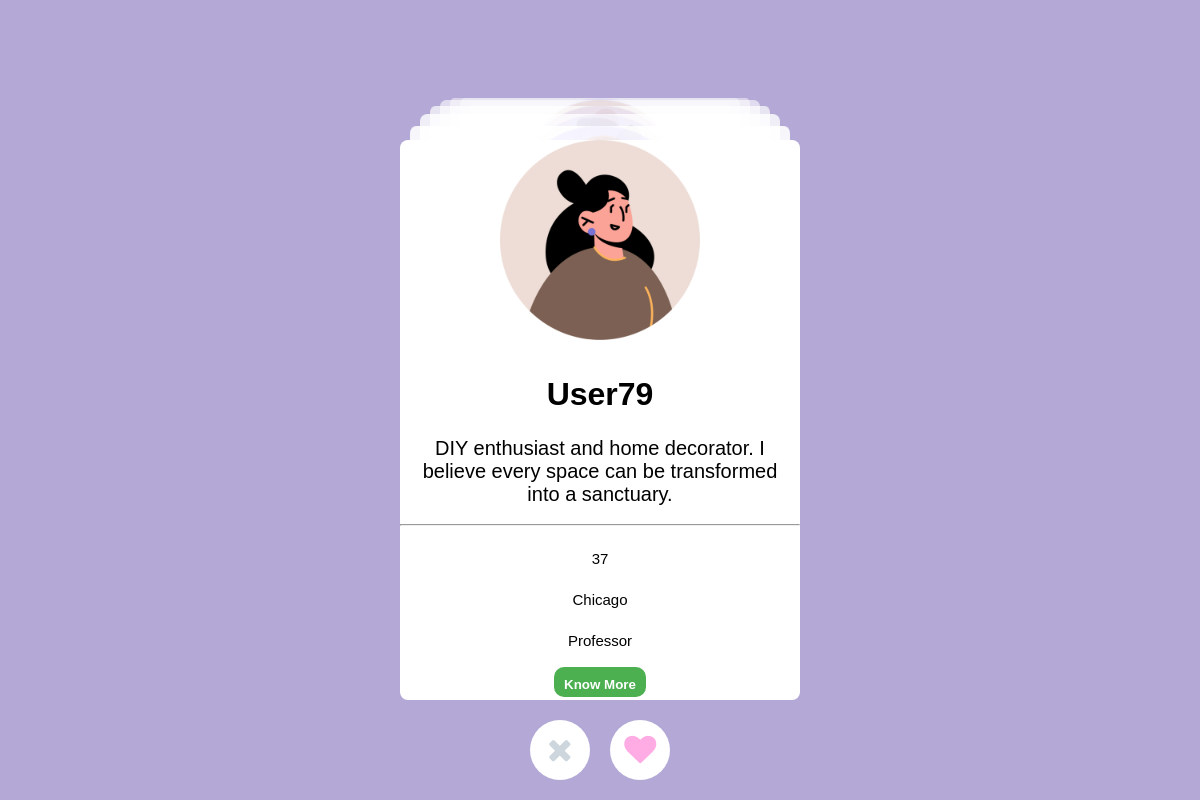
/dashboard, run on the app's committed database.
### tables this page shows
CREATE TABLE users (
                user_id INTEGER PRIMARY KEY AUTOINCREMENT,
                name TEXT,
                birth_date TEXT,
                age INTEGER,
                gender TEXT,
                location TEXT,
                interests TEXT,
                smoking TEXT,
                drinking TEXT,
                zodiac_sign TEXT,
                mbti TEXT,
                profession TEXT,
                height INTEGER,
                bio TEXT,
                profile_pic TEXT
            );

### app.py (the view)
@app.route('/dashboard', methods=['GET', 'POST'])
def dashboard():
    logged_in_user = db.fetch_user(active_user)
    if logged_in_user is None:
        print("User ID not found. Exiting.")
    print(logged_in_user)
    all_users_df = db.fetch_all_users()
    columns = [
        'user_id', 'name', 'birth_date', 'age', 'gender', 'location',
        'interests', 'smoking', 'drinking', 'zodiac_sign', 'mbti',
        'profession', 'height', 'bio', 'profile_pic'
    ]
    df = pd.DataFrame(all_users_df, columns=columns)
    potential_matches = compute_compatibility_scores(logged_in_user, df)
    recommendations = potential_matches.head(25).to_dict(orient='records')
    return render_template('dashboard.html', recommendations = recommendations)

### flaskr/UserDatabase.py (called while the page is built)
    def fetch_all_users(self) -> List[User]:
        conn = sqlite3.connect(self.db_file)
        cursor = conn.cursor()
        cursor.execute('SELECT * FROM users')
        all_users = cursor.fetchall()
        conn.close()
        return all_users

### flaskr/matching_algorithm.py (called while the page is built)
def get_mbti_score(mbti1, mbti2):
    preferred_matches = MBTI_PAIRS.get(mbti1, [])
    return 1.0 if mbti2 in preferred_matches else 0.0

def get_zodiac_compatibility(zodiac1, zodiac2):
    return ZODIAC_COMPATIBILITY.get((zodiac1, zodiac2),
                                    ZODIAC_COMPATIBILITY.get((zodiac2, zodiac1), 0.0))

def get_smoking_score(smoking1, smoking2):
    return 1.0 if smoking1 == smoking2 else 0.0

def get_drinking_score(drinking1, drinking2):
    return 1.0 if drinking1 == drinking2 else 0.0

### templates/dashboard.html (shortened to what this page needs)
<!DOCTYPE html>
<html lang="en">
<head>
    <link rel="stylesheet" href="/static/dashboard.css">
    <link rel="stylesheet" href="https://cdnjs.cloudflare.com/ajax/libs/font-awesome/4.7.0/css/font-awesome.min.css">
</head>
<body>
    <div class="tinder">
        <div class="tinder--cards">
            {% for recommendation in recommendations %}
                <div class="tinder--card" data-user-id="{{ recommendation.user_id }}">
                    <img src="/static/profile_pics/{{recommendation.name}}.png" width="200" alt="Image for {{ recommendation.title }}">
                    <h3>{{ recommendation.name }}</h3>
                    <p style="font-size: 20px">{{ recommendation.bio }}</p>
                    <br>
                    <hr style="font-weight: bolder">
                    <div class="col" style="justify-content: left">
                        <p style="font-size: 15px">{{ recommendation.age }}</p>
                        <p style="font-size: 15px">{{ recommendation.location }}</p>
                        <p style="font-size: 15px">{{ recommendation.profession }}</p>
                    </div>
                    <br>
                    <button type="button" style="padding: 10px 10px; color: white; background: #4caf50; font-weight: bold; height: 30px; border: none; border-radius: 10px">Know More</button>
                </div>
            {% endfor %}
        </div>
        <div class="tinder--buttons">
            <button id="nope"><i class="fa fa-remove"></i></button>
            <button id="love"><i class="fa fa-heart"></i></button>
        </div>
    </div>
</body>
</html>

### static/dashboard.css (style rules this page uses)
*, *:before, *:after { box-sizing: border-box; padding: 0; margin: 0; }
body { background: #b3a8d6ff; overflow: hidden; font-family: sans-serif; }
.tinder { width: 100vw; height: 100vh; overflow: hidden; display: flex; flex-direction: column; position: relative; opacity: 0; transition: opacity 0.1s ease-in-out; }
.loaded.tinder { opacity: 1; }
.tinder--cards { flex-grow: 1; padding-top: 40px; text-align: center; display: flex; justify-content: center; align-items: flex-end; z-index: 1; }
.tinder--card { display: inline-block; width: 90vw; max-width: 400px; height: 70vh; background: #FFFFFF; padding-bottom: 40px; border-radius: 8px; overflow: hidden; position: absolute; will-change: transform; transition: all 0.3s ease-in-out; cursor: -webkit-grab; cursor: -moz-grab; cursor: grab; }
.tinder--card img { max-width: 100%; pointer-events: none; }
.tinder--card h3 { margin-top: 32px; font-size: 32px; padding: 0 16px; pointer-events: none; }
.tinder--card p { margin-top: 24px; font-size: 20px; padding: 0 16px; pointer-events: none; }
.tinder--buttons { flex: 0 0 100px; text-align: center; padding-top: 20px; }
.tinder--buttons button { border-radius: 50%; line-height: 60px; width: 60px; border: 0; background: #FFFFFF; display: inline-block; margin: 0 8px; }
.tinder--buttons i { font-size: 32px; vertical-align: middle; }
.fa-heart { color: #FFACE4; }
.fa-remove { color: #CDD6DD; }

### data on the page
users: name (picture), name "User79", bio "DIY enthusiast and home decorator. I believe every space can be transformed into a sanctuary.", age "37", location "Chicago", profession "Professor"
